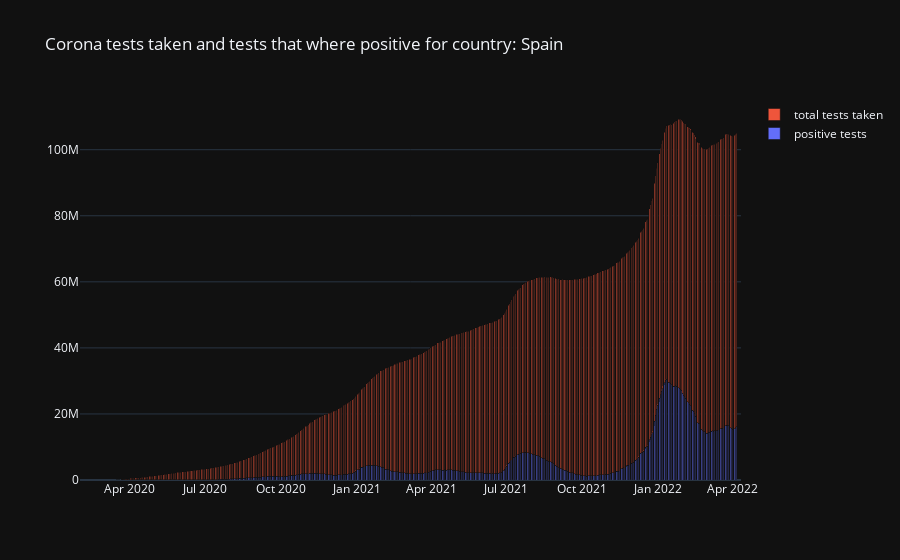

This figure's notebook cell:
### Code cell
def plot_test_for_country(country):
    dfi = vaccinations_df.query(f"country == '{country}'")
    fig = go.Figure(layout=go.Layout(barmode='stack',
                                     title=f"Corona tests taken and tests that where positive for country: {country}"))
    fig.add_trace(go.Bar(x=dfi.date, y=dfi.positive_tests, name="positive tests"))
    fig.add_trace(go.Bar(x=dfi.date, y=dfi.tests_taken, name="total tests taken"))

    fig.show()


plot_test_for_country('Spain')

### Figure 1 — Plotly figure (JSON) as saved in the notebook; plotly's stock layout.template omitted (floating-point values rounded to 4 significant figures; data arrays with more than 128 entries replaced by an {"elided": "..."} marker saying what was removed)
{"data": [{"name": "positive tests", "x": {"elided": "801 str values"}, "y": {"elided": "801 float values"}, "type": "bar"}, {"name": "total tests taken", "x": {"elided": "801 str values"}, "y": {"elided": "801 float values"}, "type": "bar"}], "layout": {"barmode": "stack", "title": {"text": "Corona tests taken and tests that where positive for country: Spain"}}}
